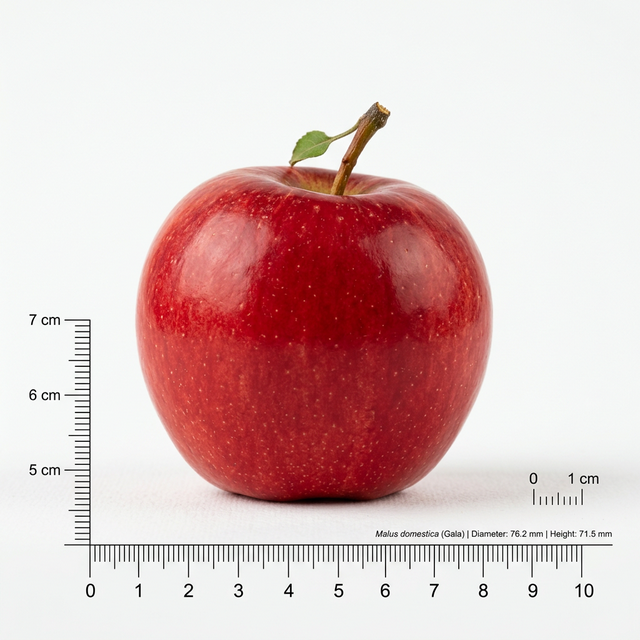
#> input picture week2/apple_side_A.png, 640 x 640 px
$ python step1_preprocess.py
#> lines starting #> are read from the running program, lines starting #| are printed output that depends on the picture
import cv2
import numpy as np
import os

if __name__ == "__main__":
    base_dir = "C:/Users/PC1/OneDrive/바탕 화면/biomaterial-handling/week2"
    os.chdir(base_dir)

# 1. 영상 로드 (한글 경로 지원을 위해 imdecode 사용 권장)
image_path = 'apple_side_A.png'

img_array = np.fromfile(image_path, np.uint8)
img = cv2.imdecode(img_array, cv2.IMREAD_COLOR)
#> img is the input picture: shape (640, 640, 3); mean B, G, R 192.7, 193.4, 221.5

if img is None:
    print("Error: 이미지를 찾을 수 없습니다.")
    exit()

original_display = img.copy()

# 2. 전처리 (그레이스케일 및 Gaussian Blur)
gray = cv2.cvtColor(img, cv2.COLOR_BGR2GRAY)
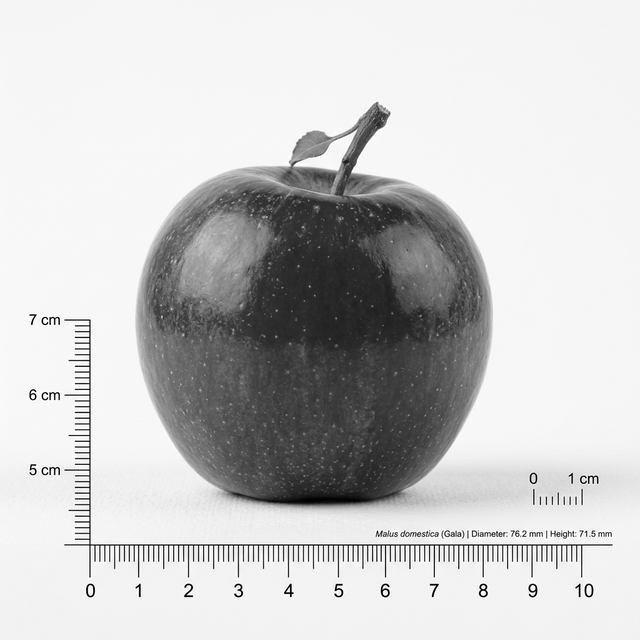
#> gray: shape (640, 640); min 0, max 255, mean 201.7
blurred = cv2.GaussianBlur(gray, (5, 5), 0)

# 중간 결과 확인 (키 입력 시 다음 창으로)
cv2.imshow("Step 1: Grayscale & Blurred", blurred)
cv2.waitKey(0)
cv2.destroyAllWindows()

$ run again, with week2/apple_side_B.png copied over week2/apple_side_A.png
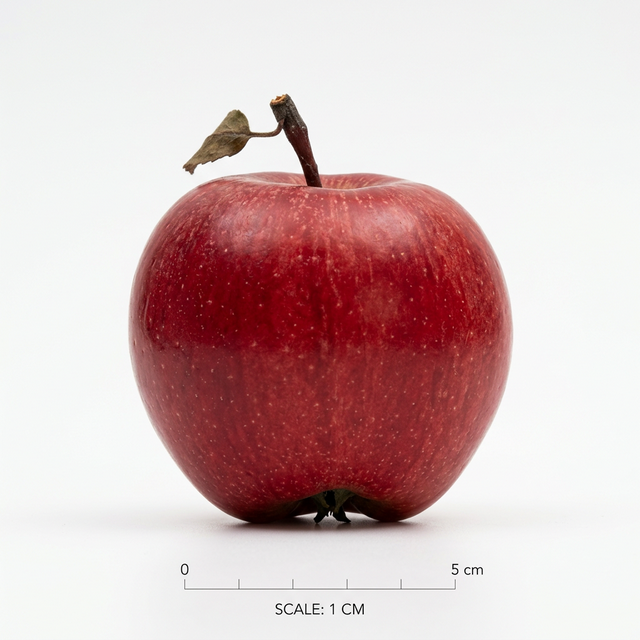
#> input picture week2/apple_side_B.png, 640 x 640 px
#> img is the input picture: shape (640, 640, 3); mean B, G, R 187.6, 187.4, 213
#> `gray = cv2.cvtColor(img, cv2.COLOR_BGR2GRAY)`:
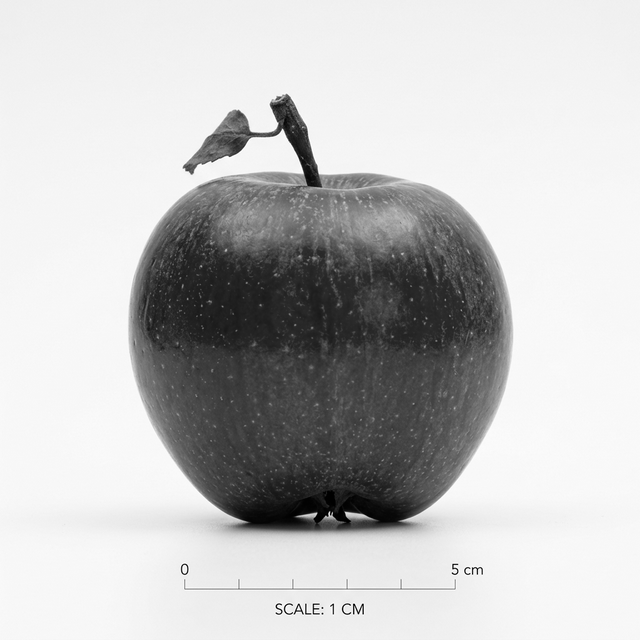
#> gray: shape (640, 640); min 0, max 255, mean 195.1

$ run again, with week2/apple_top_A.png copied over week2/apple_side_A.png
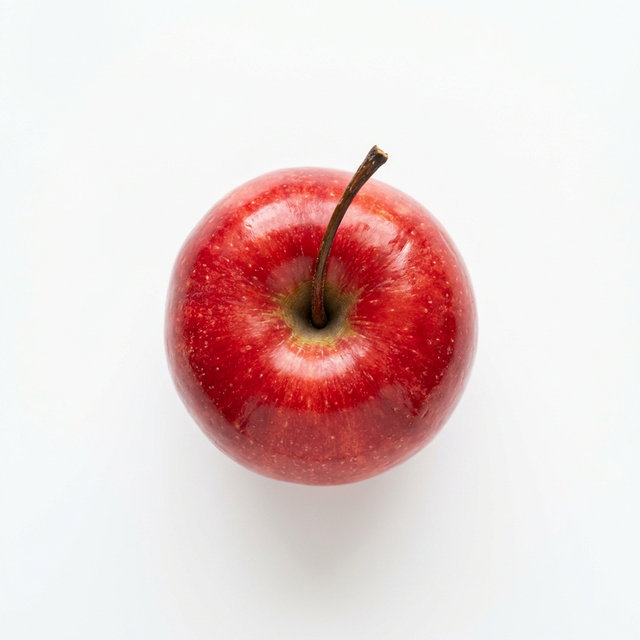
#> input picture week2/apple_top_A.png, 640 x 640 px
#> img is the input picture: shape (640, 640, 3); mean B, G, R 209.1, 209.7, 231.3
#> `gray = cv2.cvtColor(img, cv2.COLOR_BGR2GRAY)`:
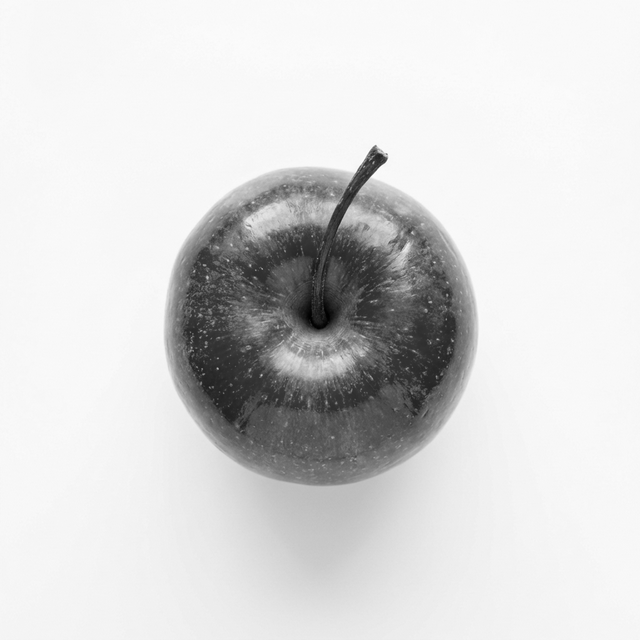
#> gray: shape (640, 640); min 0, max 255, mean 216.1
